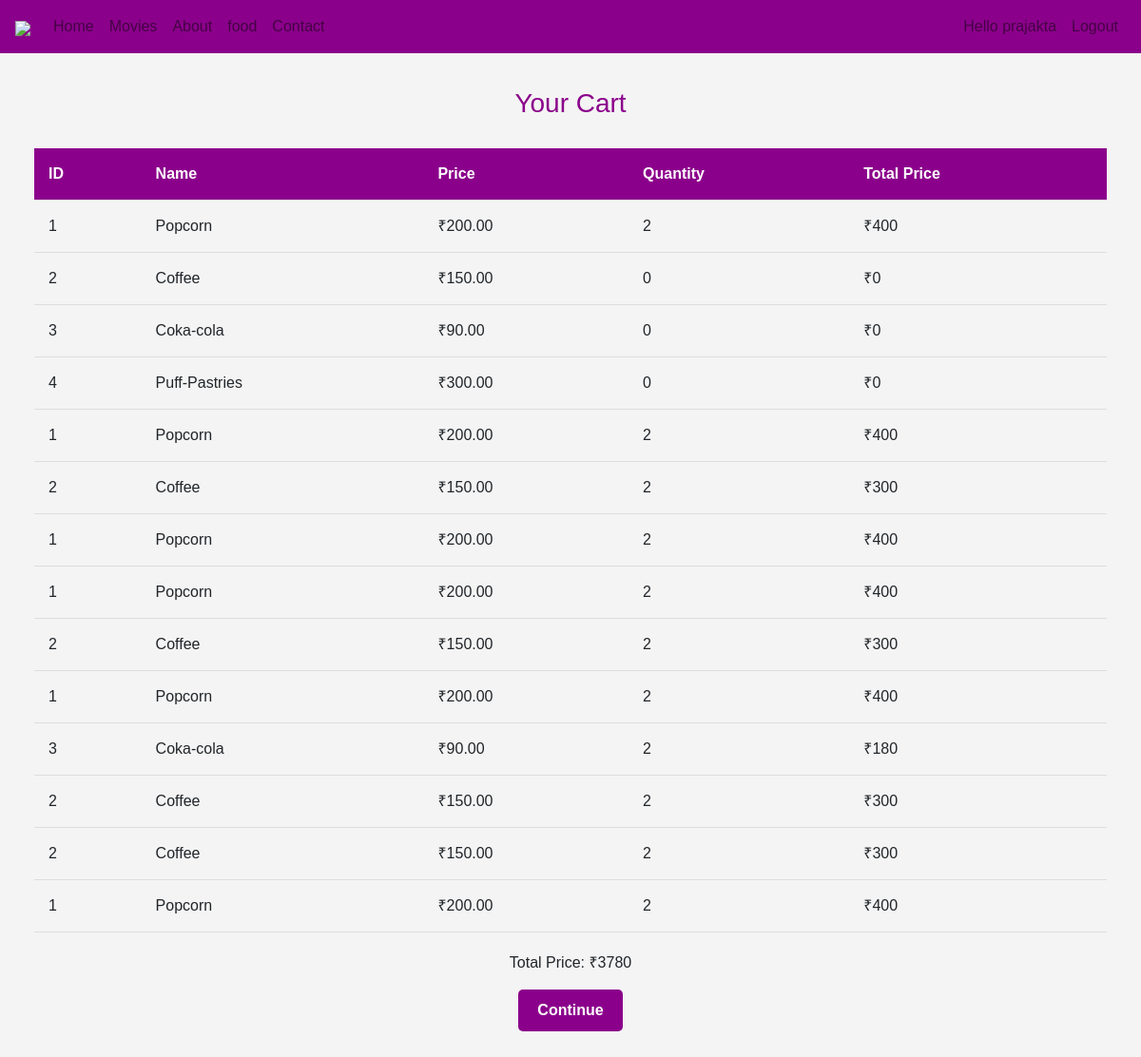
Screenshot of /cart.php (signed in) with the database file from the repository.
### tables this page shows
CREATE TABLE `cart` (
  `id` int(11) NOT NULL,
  `food_id` int(11) NOT NULL,
  `quantity` int(11) NOT NULL
);

CREATE TABLE `food` (
  `id` int(11) NOT NULL,
  `img_path` varchar(100) DEFAULT NULL,
  `name` varchar(255) DEFAULT NULL,
  `price` decimal(10,2) DEFAULT NULL
);

### cart.php (the view, shortened to what this page needs)
<?php
include("header.php");
$host = "localhost";
$username = "root";
$password = "";
$database = "movie_ticket_booking";
$con = new mysqli($host, $username, $password, $database);
$total_price = 0;
$select_query = "SELECT food_id, quantity FROM cart";
$result = $con->query($select_query);
?>
<!DOCTYPE html>
<html lang="en">
<head>
</head>
<body>
    <section>
        <div class="container">
            <h3>Your Cart</h3>
            <table>
                <thead>
                    <tr>
                        <th>ID</th>
                        <th>Name</th>
                        <th>Price</th>
                        <th>Quantity</th>
                        <th>Total Price</th>
                    </tr>
                </thead>
                <tbody>
                    <?php
                    if ($result && $result->num_rows > 0) {
                        while ($row = $result->fetch_assoc()) {
                            $food_id = $row["food_id"];
                            $quantity = $row["quantity"];
                            $food_query = "SELECT id, name, price FROM food WHERE id = $food_id";
                            $food_result = $con->query($food_query);
                            if ($food_result && $food_result->num_rows > 0) {
                                $food_details = $food_result->fetch_assoc();
                                $item_total_price = $food_details["price"] * $quantity;
                                $total_price += $item_total_price;
                                echo "<tr>";
                                echo "<td>" . $food_details["id"] . "</td>";
                                echo "<td>" . $food_details["name"] . "</td>";
                                echo "<td>₹" . $food_details["price"] . "</td>";
                                echo "<td>" . $quantity . "</td>";
                                echo "<td>₹" . $item_total_price . "</td>";
                                echo "</tr>";
                            }
                        }
                    } else {
                        echo "<tr><td colspan='5'>No items in the cart</td></tr>";
                    }
                    ?>
                </tbody>
            </table>
            <div class="cart-btn">
                <p>Total Price: ₹<?php echo $total_price; ?></p>
                <a href="payment1.php">Continue</a>
            </div>
        </div>
    </section>
</body>
</html>

### header.php (style rules this page uses)
* { box-sizing: border-box }
.container { padding: 16px; }
a { color: dodgerblue; }

### cart.php (style rules this page uses)
body { font-family: 'Arial', sans-serif; background-color: #f4f4f4; margin: 0; padding: 0; }
section { padding: 20px; }
h3 { color: #8B008B; text-align: center; margin-bottom: 30px; }
.container { max-width: 1200px; margin: 0 auto; overflow: hidden; }
table { width: 100%; border-collapse: collapse; margin-top: 20px; }
th, td { padding: 15px; text-align: left; border-bottom: 1px solid #ddd; }
th { background-color: #8B008B; color: white; }
.cart-btn { text-align: center; margin-top: 20px; }
.cart-btn a { display: inline-block; background-color: #8B008B; color: white; padding: 10px 20px; text-decoration: none; border-radius: 5px; font-weight: bold; transition: background-color 0.3s; }

### rows the page displays
cart: food "1", food.name "Popcorn", food.price "200.00", quantity "2", item_total_price "400"
cart: food "2", food.name "Coffee", food.price "150.00", quantity "0", item_total_price "0"
cart: food "3", food.name "Coka-cola", food.price "90.00", quantity "0", item_total_price "0"
cart: food "4", food.name "Puff-Pastries", food.price "300.00", quantity "0", item_total_price "0"
cart: food "1", food.name "Popcorn", food.price "200.00", quantity "2", item_total_price "400"
cart: food "2", food.name "Coffee", food.price "150.00", quantity "2", item_total_price "300"
cart: food "1", food.name "Popcorn", food.price "200.00", quantity "2", item_total_price "400"
cart: food "1", food.name "Popcorn", food.price "200.00", quantity "2", item_total_price "400"
cart: food "2", food.name "Coffee", food.price "150.00", quantity "2", item_total_price "300"
cart: food "1", food.name "Popcorn", food.price "200.00", quantity "2", item_total_price "400"
cart: food "3", food.name "Coka-cola", food.price "90.00", quantity "2", item_total_price "180"
cart: food "2", food.name "Coffee", food.price "150.00", quantity "2", item_total_price "300"
cart: food "2", food.name "Coffee", food.price "150.00", quantity "2", item_total_price "300"
cart: food "1", food.name "Popcorn", food.price "200.00", quantity "2", item_total_price "400"

### other values shown
$_SESSION["ul"] "Hello prajakta Logout"
$total_price "3780"
